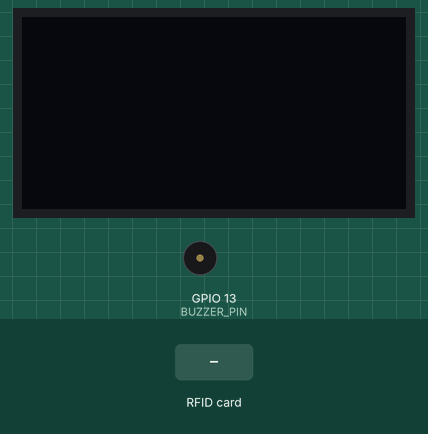
Recording of a sketch running on a simulated ESP32. Parts: 128×64 one-colour display, buzzer (waves = sounding, pin HIGH). Inputs (shaded band) come from the test bench. WiFi joins after 1.5 s; servers stay silent unless stated; the display library's start-up logo is not drawn; the Firebase database answers and starts empty; what the sketch prints to the serial monitor is not drawn.

Above: at 4.8 s.
4.9 s: RFID card B1 23 32 11 23 held to the reader
At 6.5 s:
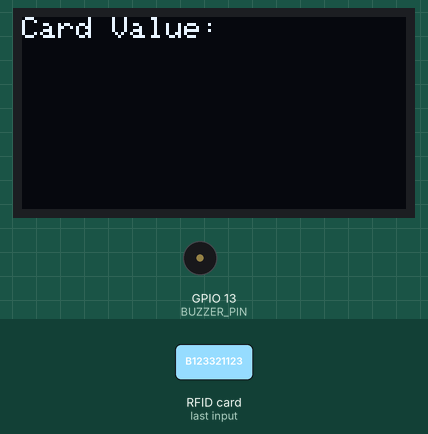
6.8 s: RFID card B5 45 3A DE held to the reader
At 8.4 s:
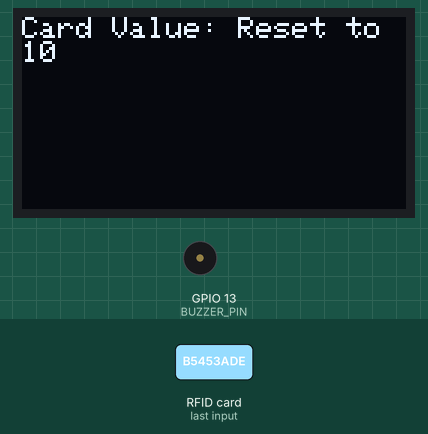
8.7 s: RFID card 5E 7A 19 C4 held to the reader
At 8.94 s:
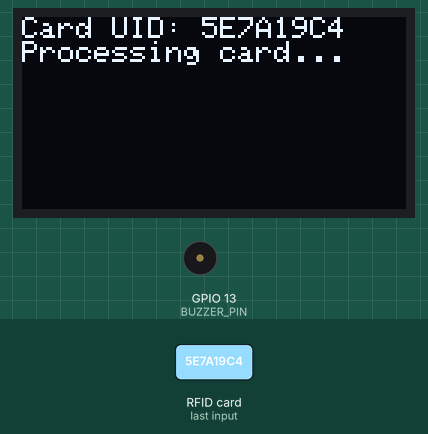
10.5 s: RFID card B1 23 32 11 23 held to the reader
At 10.7 s:
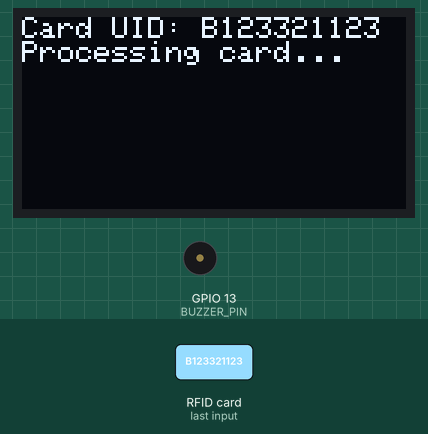
Timing chart, 0 to 13.2 s (numbered marks = the images above; inputs shaded):
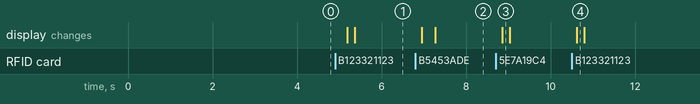

The sketch:

RFID-CARD.ino
```cpp
#include <WiFi.h>
#include <Firebase_ESP_Client.h>
#include "addons/TokenHelper.h"
#include "addons/RTDBHelper.h"

#include <SPI.h>
#include <MFRC522.h>
#include <Adafruit_GFX.h>
#include <Adafruit_SSD1306.h>

#define SCREEN_WIDTH 128
#define SCREEN_HEIGHT 64
#define OLED_RESET    -1
Adafruit_SSD1306 display(SCREEN_WIDTH, SCREEN_HEIGHT, &Wire, OLED_RESET);

#define WIFI_SSID "TechnoPark"
#define WIFI_PASSWORD "techno2020"
#define API_KEY "AIzaSyAh4d3P2tQ9TT_o3-pUmzlATZurp9p8UKE"
#define DATABASE_URL "https://testified-c8b21-default-rtdb.asia-southeast1.firebasedatabase.app/"
#define USER_EMAIL "kerimbekbekgan@gmail.com"
#define USER_PASSWORD "B123321123"

#define SS_PIN 5
#define RST_PIN 27
#define BUZZER_PIN 13

MFRC522 mfrc522(SS_PIN, RST_PIN);
FirebaseData fbData;
FirebaseAuth auth;
FirebaseConfig config;

bool adminCardDetected = false;

void setup() {
  Serial.begin(115200);
  SPI.begin();
  mfrc522.PCD_Init();

  pinMode(BUZZER_PIN, OUTPUT);
  digitalWrite(BUZZER_PIN, LOW);

  if (!display.begin(SSD1306_SWITCHCAPVCC, 0x3C)) {
    Serial.println(F("SSD1306 allocation failed"));
    for(;;);
  }
  display.display();
  delay(2000);
  display.clearDisplay();

  WiFi.begin(WIFI_SSID, WIFI_PASSWORD);
  Serial.print("Connecting to WiFi");
  while (WiFi.status() != WL_CONNECTED) {
    delay(500);
    Serial.print(".");
  }
  Serial.println("Connected to WiFi");

  config.api_key = API_KEY;
  auth.user.email = USER_EMAIL;
  auth.user.password = USER_PASSWORD;
  config.database_url = DATABASE_URL;

  Firebase.begin(&config, &auth);
  Firebase.reconnectWiFi(true);
}

void loop() {
  static unsigned long lastRFIDReadTime = millis();
  if (millis() - lastRFIDReadTime > 500) {
    if (mfrc522.PICC_IsNewCardPresent() && mfrc522.PICC_ReadCardSerial()) {
      handleCardDetected();
    }
    lastRFIDReadTime = millis();
  }
}

void beep(unsigned long duration) {
  // static unsigned long startBeepTime = 0;
  // if (!isBeeping) {
  //   digitalWrite(BUZZER_PIN, HIGH);
  //   startBeepTime = millis();
  //   isBeeping = true;
  // }
  // if (millis() - startBeepTime > duration) {
  //   digitalWrite(BUZZER_PIN, LOW);
  //   isBeeping = false;
  // }
}

void displayInfo(String message) {
  display.clearDisplay();
  display.setTextSize(1);
  display.setTextColor(WHITE);
  display.setCursor(0,0);
  display.println(message);
  display.display();
}

void handleCardDetected() {
  String uid = "";
  for (byte i = 0; i < mfrc522.uid.size; i++) {
    uid.concat(String(mfrc522.uid.uidByte[i] < 0x10 ? "0" : ""));
    uid.concat(String(mfrc522.uid.uidByte[i], HEX));
  }
  uid.toUpperCase();

  String message = "Card UID: " + uid;
  if (uid == "B5453ADE") {
    message += "\nAdmin card detected.\nThe next card will be added or reset.";
    beep(300);
    adminCardDetected = true;
  } else {
    message += "\nProcessing card...";
  }
  displayInfo(message);
  processCard(uid);
}

void processCard(String uid) {
  String path = "/RFID/" + uid;
  fbData.clear();
  if (Firebase.RTDB.getInt(&fbData, path)) {
    int currentValue = fbData.intData();
    String message = "Card Value: ";
    if (currentValue == 0 && adminCardDetected) {
      Firebase.RTDB.setInt(&fbData, path, 10);
      message += "Reset to 10";
      beep(200);
    } else if (currentValue > 0) {
      currentValue--;
      Firebase.RTDB.setInt(&fbData, path, currentValue);
      message += String(currentValue);
      beep(100);
    }
    adminCardDetected = false;
    displayInfo(message);
  } else {
    if (adminCardDetected) {
      Firebase.RTDB.setInt(&fbData, path, 10);
      displayInfo("New card added with value 10.");
      beep(200);
    } else {
      displayInfo("Card not found in database.");
    }
    adminCardDetected = false;
  }
}
```

Measured:
- after the input at 4.9 s, the display: first changes after 0.29 s (image 1 shows a later state)
- after the input at 6.8 s, the display: first changes after 0.15 s (image 2 shows a later state)
- after the input at 8.7 s, the display: changes after 0.16 s (image 3)
- after the input at 10.5 s, the display: changes after 0.11 s (image 4)
